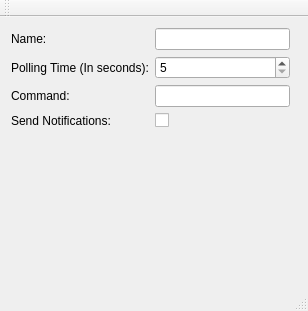
<?xml version="1.0" encoding="UTF-8"?>
<ui version="4.0">
 <class>MainWindow</class>
 <widget class="QMainWindow" name="MainWindow">
  <property name="geometry">
   <rect>
    <x>0</x>
    <y>0</y>
    <width>308</width>
    <height>311</height>
   </rect>
  </property>
  <property name="windowTitle">
   <string>MainWindow</string>
  </property>
  <widget class="QWidget" name="centralWidget">
   <widget class="QWidget" name="verticalLayoutWidget">
    <property name="geometry">
     <rect>
      <x>0</x>
      <y>0</y>
      <width>301</width>
      <height>281</height>
     </rect>
    </property>
    <layout class="QVBoxLayout" name="verticalLayout">
     <item>
      <layout class="QGridLayout" name="gridLayout">
       <item row="2" column="0">
        <widget class="QLabel" name="label_3">
         <property name="text">
          <string>Command:</string>
         </property>
        </widget>
       </item>
       <item row="1" column="1">
        <widget class="QSpinBox" name="kcfg_pollingInterval">
         <property name="minimum">
          <number>5</number>
         </property>
         <property name="maximum">
          <number>86400</number>
         </property>
        </widget>
       </item>
       <item row="2" column="1">
        <widget class="QLineEdit" name="kcfg_command"/>
       </item>
       <item row="1" column="0">
        <widget class="QLabel" name="label_2">
         <property name="text">
          <string>Polling Time (In seconds):</string>
         </property>
        </widget>
       </item>
       <item row="0" column="1">
        <widget class="QLineEdit" name="kcfg_name"/>
       </item>
       <item row="0" column="0">
        <widget class="QLabel" name="label">
         <property name="text">
          <string>Name:</string>
         </property>
        </widget>
       </item>
       <item row="3" column="0">
        <widget class="QLabel" name="label_4">
         <property name="text">
          <string>Send Notifications:</string>
         </property>
        </widget>
       </item>
       <item row="3" column="1">
        <widget class="QCheckBox" name="kcfg_sendNotifications">
         <property name="text">
          <string/>
         </property>
        </widget>
       </item>
      </layout>
     </item>
     <item>
      <spacer name="verticalSpacer">
       <property name="orientation">
        <enum>Qt::Vertical</enum>
       </property>
       <property name="sizeHint" stdset="0">
        <size>
         <width>20</width>
         <height>40</height>
        </size>
       </property>
      </spacer>
     </item>
    </layout>
   </widget>
  </widget>
  <widget class="QToolBar" name="mainToolBar">
   <attribute name="toolBarArea">
    <enum>TopToolBarArea</enum>
   </attribute>
   <attribute name="toolBarBreak">
    <bool>false</bool>
   </attribute>
  </widget>
  <widget class="QStatusBar" name="statusBar"/>
 </widget>
 <layoutdefault spacing="6" margin="11"/>
 <resources/>
 <connections/>
</ui>
